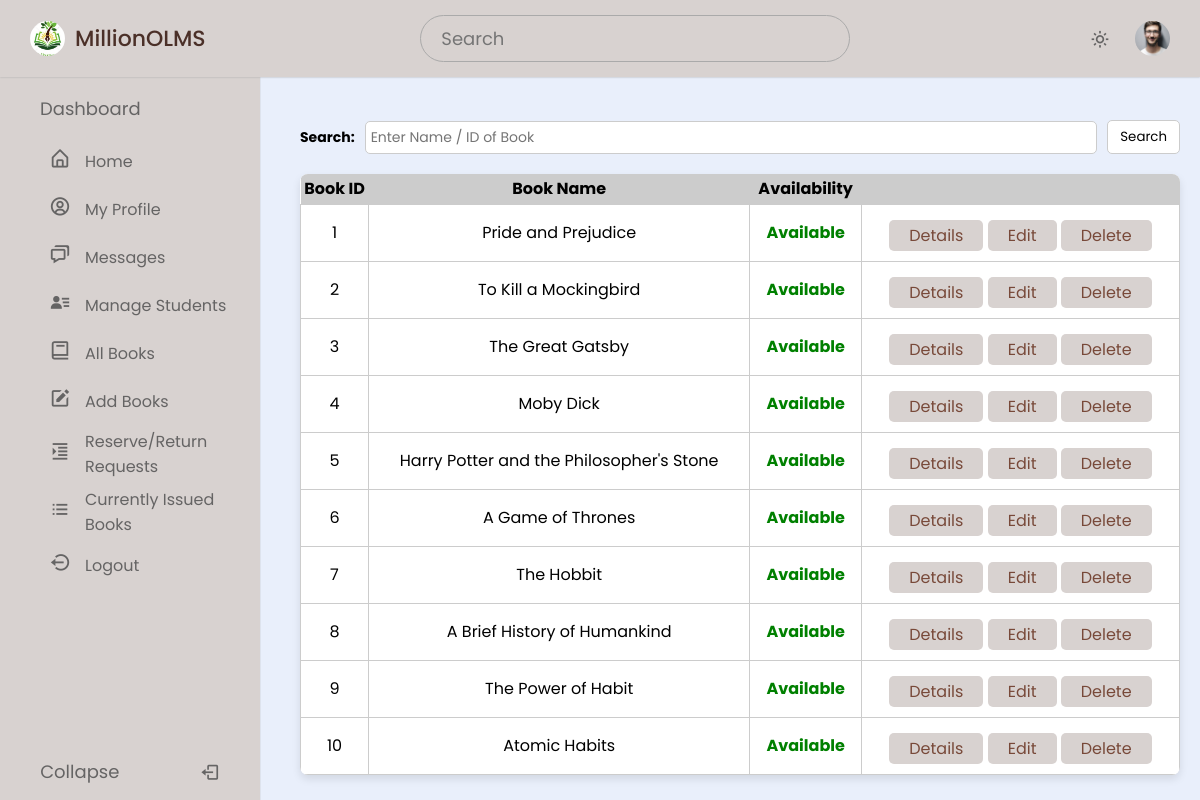
/admin/admin_allBooks.php (signed in), run on an earlier commit of the app's database.
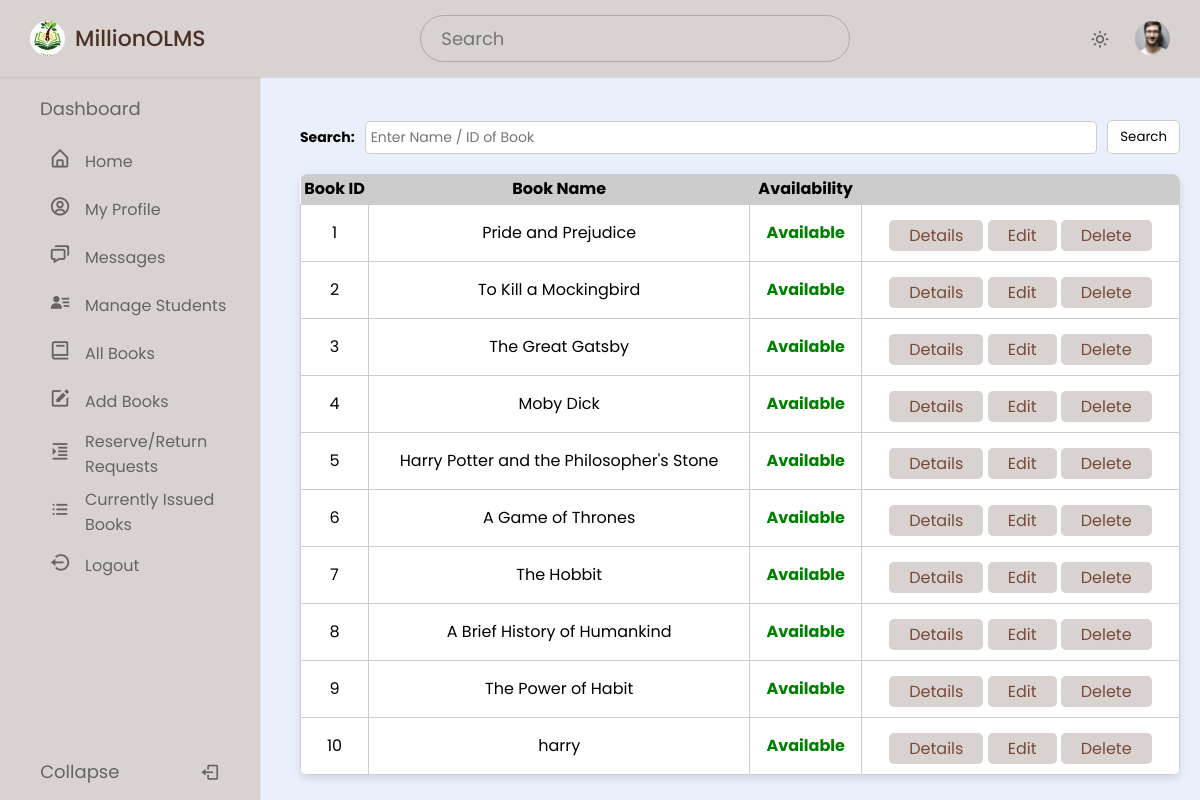
And on a later commit of the database.
### tables this page shows
CREATE TABLE `book` (
  `BookId` int NOT NULL,
  `Title` varchar(50) DEFAULT NULL,
  `Publisher` varchar(50) DEFAULT NULL,
  `Year` varchar(50) DEFAULT NULL,
  `Availability` int DEFAULT NULL
);

### admin/admin_allBooks.php (the view, shortened to what the changed rows need)
<?php
require('dbconn.php');
?>
<!DOCTYPE html>
<html lang="en">
<head>
  <link href="https://unpkg.com/boxicons@latest/css/boxicons.min.css" rel="stylesheet" />
  <link rel="stylesheet" href="style.css" />
</head>
<body>
  <main class="main-content">
    <?php
    if (isset($_POST['submit'])) {
      $s = $_POST['title'];
      $sql = "SELECT * FROM olms.book WHERE BookId='$s' OR Title LIKE '%$s%'";
    } else {
      $sql = "SELECT * FROM olms.book ORDER BY BookId ASC";
    }
    $result = $conn->query($sql);
    $rowcount = mysqli_num_rows($result);
    if (!$rowcount) {
      echo "<br><center><h2><b><i>No Results</i></b></h2></center>";
    } else {
      ?>
      <table>
        <thead>
          <tr>
            <th>Book ID</th>
            <th>Book Name</th>
            <th>Availability</th>
            <th> </th>
          </tr>
        </thead>
        <tbody>
          <?php
          while ($row = $result->fetch_assoc()) {
            $bookid = $row['BookId'];
            $name = $row['Title'];
            $avail = $row['Availability'];
            ?>
            <tr>
              <td><?php echo $bookid ?></td>
              <td><?php echo $name ?></td>
              <td><b><?php
              if ($avail > 0)
                echo "<font color=\"green\">Available</font>";
              else
                echo "<font color=\"red\">Not Available</font>";
              ?></b></td>
              <td>
                <center>
                  <a href="books_details.php?BookId=<?php echo $bookid; ?>" class="table_btn">Details</a>
                  <a href="editBook.php?BookId=<?php echo $bookid; ?>" class="table_btn">Edit</a>
                  <a href="javascript:void(0);" class="table_btn" onclick="confirmDelete(<?php echo $bookid; ?>)">Delete</a>
                </center>
              </td>
            </tr>
          <?php }
    } ?>
      </tbody>
    </table>
  </main>
</body>
</html>

What changed in the data, as far as the page shows it:
changed book id 10: Title "Atomic Habits" → "harry"
